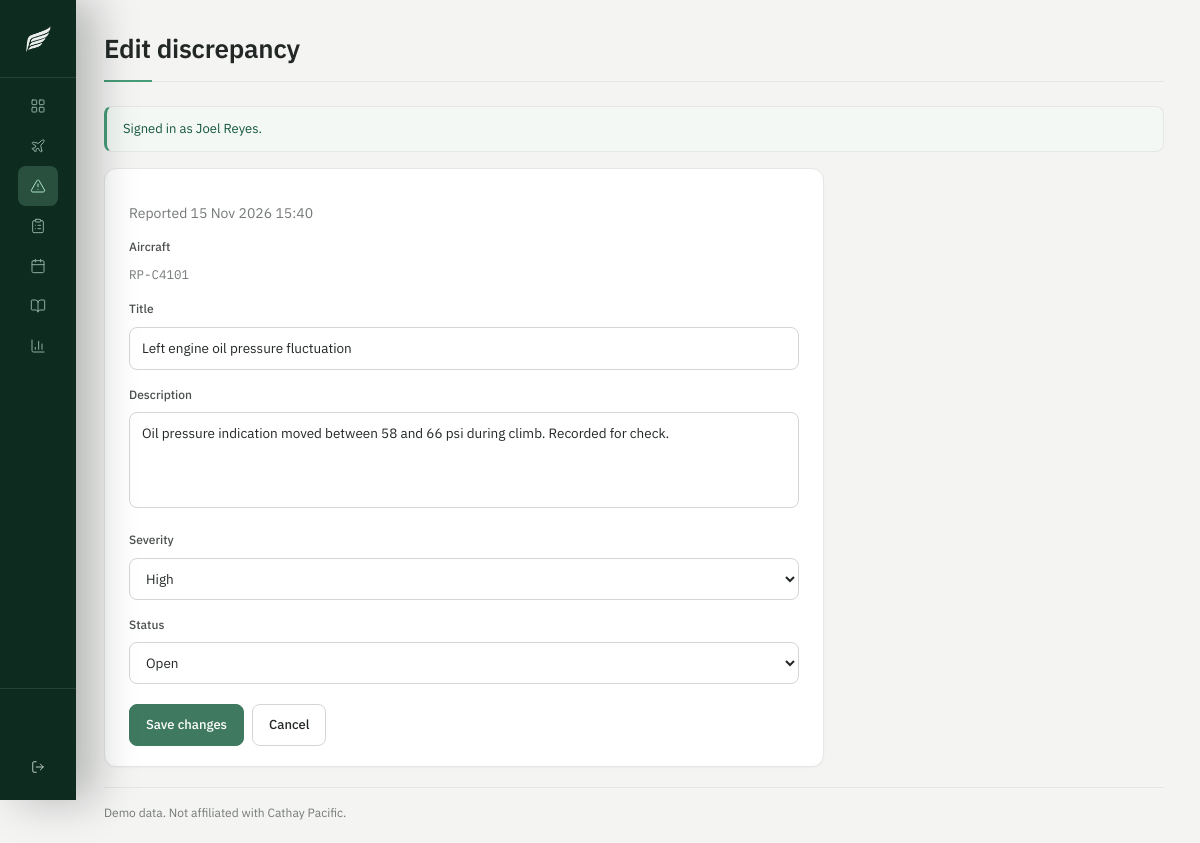
Page /discrepancies/edit.php?id=1 (signed in) on the committed database.
### tables this page shows
CREATE TABLE discrepancies (
    id INT UNSIGNED AUTO_INCREMENT PRIMARY KEY,
    aircraft_id INT UNSIGNED NOT NULL,
    reported_by INT UNSIGNED NOT NULL,
    title VARCHAR(150) NOT NULL,
    description TEXT NOT NULL,
    severity VARCHAR(10) NOT NULL DEFAULT 'medium',
    status VARCHAR(20) NOT NULL DEFAULT 'open',
    reported_at DATETIME NOT NULL DEFAULT CURRENT_TIMESTAMP,
    closed_at DATETIME NULL,
    INDEX idx_discrepancy_status (status),
    INDEX idx_discrepancy_severity (severity),
    CONSTRAINT fk_discrepancy_aircraft FOREIGN KEY (aircraft_id) REFERENCES aircraft (id),
    CONSTRAINT fk_discrepancy_user FOREIGN KEY (reported_by) REFERENCES users (id)
);

CREATE TABLE aircraft (
    id INT UNSIGNED AUTO_INCREMENT PRIMARY KEY,
    registration VARCHAR(20) NOT NULL UNIQUE,
    aircraft_type VARCHAR(60) NOT NULL,
    msn VARCHAR(30) NOT NULL UNIQUE,
    base VARCHAR(10) NOT NULL,
    status VARCHAR(20) NOT NULL DEFAULT 'in_service',
    total_hours DECIMAL(10,1) NOT NULL DEFAULT 0.0,
    created_at DATETIME NOT NULL DEFAULT CURRENT_TIMESTAMP
);

### lib/db.php (called while the page is built, shortened)
<?php
function db(): PDO
{
    static $pdo = null;
    if ($pdo === null) {
        $dsn = 'mysql:host=' . DB_HOST . ';dbname=' . DB_NAME . ';charset=utf8mb4';
        $pdo = new PDO($dsn, DB_USER, DB_PASS, [
            PDO::ATTR_ERRMODE => PDO::ERRMODE_EXCEPTION,
            PDO::ATTR_DEFAULT_FETCH_MODE => PDO::FETCH_ASSOC,
            PDO::ATTR_EMULATE_PREPARES => false,
        ]);
    }
    return $pdo;
}

### lib/format.php (called while the page is built, shortened)
<?php
function e(?string $value): string
{
    return htmlspecialchars((string) $value, ENT_QUOTES, 'UTF-8');
}
function url(string $path = ''): string
{
    return BASE_URL . '/' . ltrim($path, '/');
}
function fmt_datetime(?string $value): string
{
    return date('j M Y H:i', strtotime($value));
}

### lib/options.php (called while the page is built, shortened)
<?php
function discrepancy_severities(): array
{
    return ['low', 'medium', 'high'];
}
function discrepancy_statuses(): array
{
    return ['open', 'in_progress', 'closed'];
}
function option_label(string $value): string
{
    return ucwords(str_replace('_', ' ', $value));
}

### discrepancies/form.php (the view, shortened to what this page needs)
<?php
$lockAircraft = $lockAircraft ?? false;
$showStatus = $showStatus ?? false;
?>
<form method="post" action="<?= e($formAction) ?>">
    <?php if ($lockAircraft): ?>
        <div class="form-row">
            <label>Aircraft</label>
            <div class="muted mono"><?= e($data['registration']) ?></div>
        </div>
    <?php endif; ?>
    <div class="form-row">
        <label for="title">Title</label>
        <input type="text" id="title" name="title" value="<?= e((string) $data['title']) ?>" maxlength="150" required>
    </div>
    <div class="form-row">
        <label for="description">Description</label>
        <textarea id="description" name="description" required><?= e((string) $data['description']) ?></textarea>
    </div>
    <div class="form-row">
        <label for="severity">Severity</label>
        <select id="severity" name="severity">
            <?php foreach (discrepancy_severities() as $option): ?>
                <option value="<?= e($option) ?>"<?= $data['severity'] === $option ? ' selected' : '' ?>>
                    <?= e(option_label($option)) ?>
                </option>
            <?php endforeach; ?>
        </select>
    </div>
    <?php if ($showStatus): ?>
        <div class="form-row">
            <label for="status">Status</label>
            <select id="status" name="status">
                <?php foreach (discrepancy_statuses() as $option): ?>
                    <option value="<?= e($option) ?>"<?= $data['status'] === $option ? ' selected' : '' ?>>
                        <?= e(option_label($option)) ?>
                    </option>
                <?php endforeach; ?>
            </select>
        </div>
    <?php endif; ?>
    <div class="form-actions">
        <button type="submit" class="btn"><?= e($submitLabel) ?></button>
        <a class="btn btn-secondary" href="<?= url('discrepancies/index.php') ?>">Cancel</a>
    </div>
</form>

### discrepancies/edit.php (shortened to what this page needs)
<?php
$id = (int) ($_GET['id'] ?? 0);
$stmt = db()->prepare(
    'SELECT d.*, a.registration
     FROM discrepancies d
     JOIN aircraft a ON a.id = d.aircraft_id
     WHERE d.id = ?'
);
$stmt->execute([$id]);
$discrepancy = $stmt->fetch();
$data = $discrepancy;
$formAction = url('discrepancies/edit.php?id=' . $id);
$submitLabel = 'Save changes';
$lockAircraft = true;
$showStatus = true;
require __DIR__ . '/../includes/header.php';
?>
<div class="panel panel-form">
    <p class="muted">Reported <?= e(fmt_datetime($discrepancy['reported_at'])) ?></p>
    <?php require __DIR__ . '/form.php'; ?>
</div>
<?php require __DIR__ . '/../includes/footer.php'; ?>

### assets/css/app.css (style rules this page uses)
:root { --font-sans: "IBM Plex Sans", system-ui, -apple-system, "Segoe UI", Arial, sans-serif; --font-mono: "IBM Plex Mono", ui-monospace, SFMono-Regular, Menlo, Consolas, monospace; --green-900: #213f33; --green-800: #2a5442; --green-700: #32624d; --green-600: #3a6f58; --green-500: #3f7a60; --green-400: #5c9a7e; --accent: #479b78; --accent-ink: #2c6b51; --green-50: #f3f7f4; --canvas: #f4f4f3; --surface: #ffffff; --surface-2: #f8f8f7; --line: #e6e6e4; --line-strong: #d5d6d3; --ink: #232826; --body: #4b504d; --muted: #757a77; --radius-control: 8px; --radius-card: 12px; --ease: cubic-bezier(0.2, 0, 0, 1); --rail: #0e2b20; --rail-text: #d7e3db; --rail-muted: #9dbbab; --rail-hover: rgba(127, 196, 164, 0.16); --rail-active: rgba(127, 196, 164, 0.24); }
* { box-sizing: border-box; }
html { background: var(--canvas); }
body { margin: 0; padding: 0; min-height: 100vh; font-family: var(--font-sans); font-size: 14px; line-height: 1.55; color: var(--ink); background: var(--canvas); font-variant-numeric: tabular-nums; }
a { color: #2f6a51; text-decoration-thickness: 1px; text-underline-offset: 3px; }
.main > * { width: 100%; max-width: 1400px; margin-left: 0; margin-right: auto; }
.panel { background: var(--surface); border: 1px solid var(--line); border-radius: var(--radius-card); padding: 20px 24px; margin-bottom: 20px; color: var(--body); box-shadow: 0 1px 2px rgba(16, 32, 24, 0.04); }
.panel-form { max-width: 720px; }
.panel-form .form-row input[type="text"], .panel-form .form-row input[type="password"], .panel-form .form-row input[type="number"], .panel-form .form-row input[type="date"], .panel-form .form-row input[type="search"], .panel-form .form-row select, .panel-form .form-row textarea { max-width: 100%; }
.btn { display: inline-flex; align-items: center; justify-content: center; gap: 8px; padding: 10px 16px; border-radius: var(--radius-control); border: 1px solid var(--green-500); background: var(--green-500); color: #ffffff; font: inherit; font-size: 13px; font-weight: 500; text-decoration: none; cursor: pointer; transition: background-color 140ms var(--ease), border-color 140ms var(--ease), color 140ms var(--ease); }
.btn-secondary { background: var(--surface); border-color: var(--line-strong); color: var(--ink); }
.form-row { margin-bottom: 16px; }
.form-row label { display: block; margin-bottom: 8px; font-size: 12px; font-weight: 500; color: var(--body); }
.form-row input[type="text"], .form-row input[type="password"], .form-row input[type="number"], .form-row input[type="date"], .form-row input[type="search"], .form-row select, .form-row textarea { width: 100%; max-width: 420px; padding: 10px 12px; border: 1px solid var(--line-strong); border-radius: 8px; background: var(--surface); color: var(--ink); font: inherit; font-size: 13.5px; transition: border-color 140ms var(--ease), box-shadow 140ms var(--ease); }
.form-row textarea { min-height: 96px; resize: none; }
.form-actions { margin-top: 20px; display: flex; gap: 8px; align-items: center; }
.mono { font-family: var(--font-mono); font-size: 12.5px; font-weight: 400; white-space: nowrap; }
.muted { color: var(--muted); }

### rows in the picture
discrepancies: reported_at "15 Nov 2026 15:40", aircraft.registration "RP-C4101", title "Left engine oil pressure fluctuation", description "Oil pressure indication moved between 58 and 66 psi during climb. Recorded for check."

### other values in the picture
$pageTitle "Edit discrepancy"
$flash['message'] "Signed in as Joel Reyes."
$submitLabel "Save changes"
form field severity "High"
form field status "Open"
